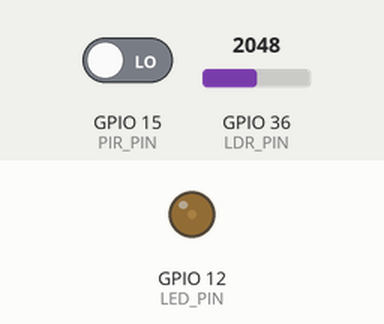
This sketch was run on a simulated ESP32. Shown: output pins drawn as LEDs (lit = HIGH). The test bench sets the inputs (shaded band); at power-on: GPIO 36 (LDR_PIN) = 2048, GPIO 15 (PIR_PIN) LOW. WiFi joins after 1.5 s; servers stay silent unless stated; what the sketch prints to the serial monitor is not drawn.

Above: at 2.7 s.
2.8 s: GPIO 36 (LDR_PIN) set to 2866
At 4.3 s:
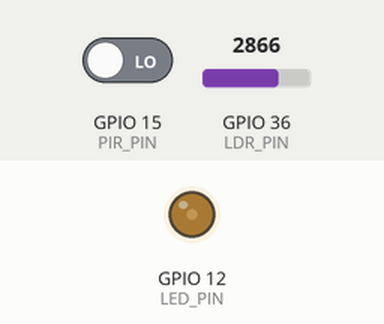
5.5 s: GPIO 15 (PIR_PIN) driven HIGH
At 5.9 s:
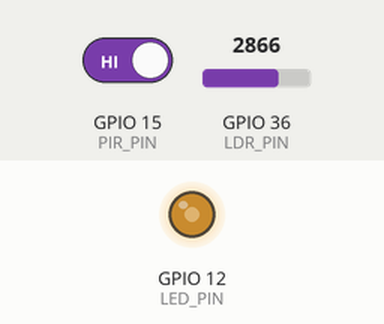
8.2 s: GPIO 36 (LDR_PIN) set to 3603
At 10.3 s:
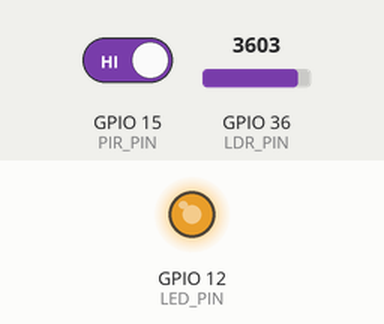
11.0 s: GPIO 36 (LDR_PIN) set to 1960
At 11.9 s:
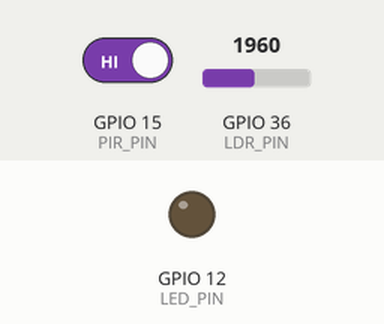
Timing chart, 0 to 14.0 s (numbered marks = the images above; inputs shaded):
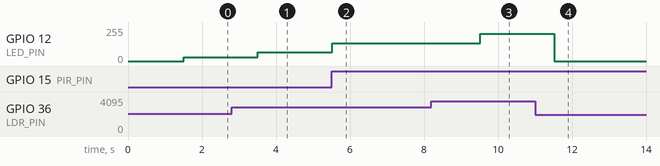

The sketch:

sketch.ino
```cpp
#include <WiFi.h>
#include "ThingSpeak.h"

#define LDR_PIN 36
#define PIR_PIN 15
#define LED_PIN 12

// Parametres LED
int seuilNuit = 2000;
int maxPWM = 255;
int minPWM = 50;

// Configuration WiFi
const char* WIFI_NAME = "Wokwi-GUEST";
const char* WIFI_PASSWORD = "";

// Configuration ThingSpeak
const unsigned long myChannelNumber = 3592262;
const char* myApiKey = "YOUR_THINGSPEAK_WRITE_API_KEY";

WiFiClient client;

unsigned long dernierEnvoi = 0;
const unsigned long intervalleEnvoi = 20000;

// Memorisation du mouvement
bool mouvementDetecte = false;

void setup() {
  Serial.begin(115200);

  pinMode(LDR_PIN, INPUT);
  pinMode(PIR_PIN, INPUT);
  pinMode(LED_PIN, OUTPUT);

  analogWrite(LED_PIN, 0);

  Serial.println("============================");
  Serial.println("SMART CITY - ECLAIRAGE IoT");
  Serial.println("ESP32 + ThingSpeak");
  Serial.println("============================");

  WiFi.begin(WIFI_NAME, WIFI_PASSWORD);
  Serial.print("Connexion WiFi");

  while (WiFi.status() != WL_CONNECTED) {
    delay(500);
    Serial.print(".");
  }

  Serial.println(" Connecte !");
  Serial.println(WiFi.localIP());

  ThingSpeak.begin(client);
}

void loop() {

  // Lecture des capteurs
  int luminosite = analogRead(LDR_PIN);
  int mouvement = digitalRead(PIR_PIN);

  // Memoriser tout mouvement detecte
  if (mouvement == HIGH) {
    mouvementDetecte = true;
  }

  int ledPWM = 0;
  int consoEnergetique = 0;

  // Gestion intelligente de la LED
  if (luminosite > seuilNuit) {

    if (mouvement == HIGH) {

      ledPWM = map(
        luminosite,
        seuilNuit,
        4095,
        minPWM,
        maxPWM
      );

      Serial.print("Mode : NUIT + MOUVEMENT");

    } else {

      ledPWM = map(
        luminosite,
        seuilNuit,
        4095,
        minPWM / 2,
        maxPWM / 2
      );

      Serial.print("Mode : NUIT SANS MOUVEMENT");
    }

    ledPWM = constrain(ledPWM, 0, maxPWM);

  } else {

    ledPWM = 0;
    Serial.print("Mode : JOUR");
  }

  // Application PWM
  analogWrite(LED_PIN, ledPWM);

  // Estimation de consommation
  consoEnergetique = map(ledPWM, 0, maxPWM, 0, 100);

  // Affichage console
  Serial.print(" | Luminosite : ");
  Serial.print(luminosite);

  Serial.print(" | PIR : ");
  Serial.print(mouvement);

  Serial.print(" | LED PWM : ");
  Serial.print(ledPWM);

  Serial.print(" | Conso estimee : ");
  Serial.print(consoEnergetique);
  Serial.println("%");

  // Envoi ThingSpeak toutes les 20 secondes
  if (millis() - dernierEnvoi >= intervalleEnvoi) {

    dernierEnvoi = millis();

    if (WiFi.status() == WL_CONNECTED) {

      ThingSpeak.setField(1, luminosite);
      ThingSpeak.setField(2, ledPWM);
      ThingSpeak.setField(3, mouvement);
      ThingSpeak.setField(4, consoEnergetique);

      int x = ThingSpeak.writeFields(
        myChannelNumber,
        myApiKey
      );

      if (x == 200) {
        Serial.println("ThingSpeak : Envoi reussi !");
        mouvementDetecte = false;
      } else {
        Serial.print("Erreur ThingSpeak : ");
        Serial.println(x);
      }

    } else {
      Serial.println("WiFi deconnecte");
      WiFi.reconnect();
    }
  }

  delay(2000);
}
```

Measured:
- after the input at 2.8 s, GPIO 12 (LED_PIN): 27/255 → 67/255 after 0.71 s
- after the input at 5.5 s, GPIO 12 (LED_PIN): 67/255 → 134/255 at once
- after the input at 8.2 s, GPIO 12 (LED_PIN): 134/255 → 206/255 after 1.3 s
- after the input at 11.0 s, GPIO 12 (LED_PIN): 206/255 → 0/255 after 0.52 s
